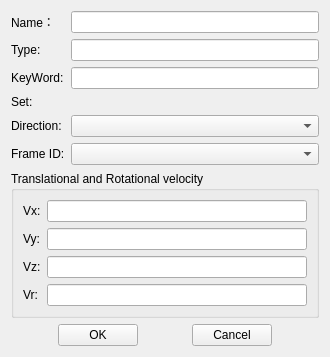
<?xml version="1.0" encoding="UTF-8"?>
<ui version="4.0">
 <class>GUIInitialFieldAXISDialog</class>
 <widget class="QWidget" name="GUIInitialFieldAXISDialog">
  <property name="geometry">
   <rect>
    <x>0</x>
    <y>0</y>
    <width>330</width>
    <height>335</height>
   </rect>
  </property>
  <property name="windowTitle">
   <string>Initial Field Axis</string>
  </property>
  <layout class="QGridLayout" name="gridLayout_2">
   <item row="0" column="1">
    <widget class="QLineEdit" name="lineEdit_Name">
     <property name="minimumSize">
      <size>
       <width>120</width>
       <height>0</height>
      </size>
     </property>
    </widget>
   </item>
   <item row="3" column="1">
    <widget class="GUI::NodeGroupWidget" name="widgetSet" native="true"/>
   </item>
   <item row="4" column="1">
    <widget class="QComboBox" name="comboBox_Dir"/>
   </item>
   <item row="0" column="0">
    <widget class="QLabel" name="labelName">
     <property name="text">
      <string>Name：</string>
     </property>
    </widget>
   </item>
   <item row="4" column="0">
    <widget class="QLabel" name="label">
     <property name="text">
      <string>Direction:</string>
     </property>
    </widget>
   </item>
   <item row="7" column="0" colspan="2">
    <widget class="QGroupBox" name="groupBox">
     <property name="title">
      <string>Translational and Rotational velocity</string>
     </property>
     <layout class="QGridLayout" name="gridLayout">
      <item row="0" column="0">
       <widget class="QLabel" name="label_10">
        <property name="text">
         <string>Vx:</string>
        </property>
       </widget>
      </item>
      <item row="0" column="1">
       <widget class="QLineEdit" name="lineEditVX"/>
      </item>
      <item row="1" column="0">
       <widget class="QLabel" name="label_11">
        <property name="text">
         <string>Vy:</string>
        </property>
       </widget>
      </item>
      <item row="1" column="1">
       <widget class="QLineEdit" name="lineEditVY"/>
      </item>
      <item row="2" column="0">
       <widget class="QLabel" name="label_12">
        <property name="text">
         <string>Vz:</string>
        </property>
       </widget>
      </item>
      <item row="2" column="1">
       <widget class="QLineEdit" name="lineEditVZ"/>
      </item>
      <item row="3" column="1">
       <widget class="QLineEdit" name="lineEdit_Vr"/>
      </item>
      <item row="3" column="0">
       <widget class="QLabel" name="label_3">
        <property name="text">
         <string>Vr:</string>
        </property>
       </widget>
      </item>
     </layout>
    </widget>
   </item>
   <item row="2" column="0">
    <widget class="QLabel" name="labelKeyWord">
     <property name="text">
      <string>KeyWord:</string>
     </property>
    </widget>
   </item>
   <item row="1" column="0">
    <widget class="QLabel" name="labelType">
     <property name="text">
      <string>Type:</string>
     </property>
    </widget>
   </item>
   <item row="8" column="0" colspan="2">
    <layout class="QHBoxLayout" name="horizontalLayout_2">
     <item>
      <spacer name="horizontalSpacer">
       <property name="orientation">
        <enum>Qt::Horizontal</enum>
       </property>
       <property name="sizeHint" stdset="0">
        <size>
         <width>40</width>
         <height>20</height>
        </size>
       </property>
      </spacer>
     </item>
     <item>
      <widget class="QPushButton" name="pushButton_OK">
       <property name="text">
        <string>OK</string>
       </property>
      </widget>
     </item>
     <item>
      <spacer name="horizontalSpacer_3">
       <property name="orientation">
        <enum>Qt::Horizontal</enum>
       </property>
       <property name="sizeHint" stdset="0">
        <size>
         <width>40</width>
         <height>20</height>
        </size>
       </property>
      </spacer>
     </item>
     <item>
      <widget class="QPushButton" name="pushButton_Cancel">
       <property name="text">
        <string>Cancel</string>
       </property>
      </widget>
     </item>
     <item>
      <spacer name="horizontalSpacer_2">
       <property name="orientation">
        <enum>Qt::Horizontal</enum>
       </property>
       <property name="sizeHint" stdset="0">
        <size>
         <width>40</width>
         <height>20</height>
        </size>
       </property>
      </spacer>
     </item>
    </layout>
   </item>
   <item row="2" column="1">
    <widget class="QLineEdit" name="lineEdit_KeyWord">
     <property name="text">
      <string/>
     </property>
     <property name="readOnly">
      <bool>true</bool>
     </property>
    </widget>
   </item>
   <item row="3" column="0">
    <widget class="QLabel" name="labelSet">
     <property name="text">
      <string>Set:</string>
     </property>
    </widget>
   </item>
   <item row="5" column="0">
    <widget class="QLabel" name="label_2">
     <property name="text">
      <string>Frame ID:</string>
     </property>
    </widget>
   </item>
   <item row="5" column="1">
    <widget class="QComboBox" name="comboBox_FrameID"/>
   </item>
   <item row="1" column="1">
    <widget class="QLineEdit" name="lineEdit_Type">
     <property name="text">
      <string/>
     </property>
     <property name="readOnly">
      <bool>true</bool>
     </property>
    </widget>
   </item>
  </layout>
 </widget>
 <customwidgets>
  <customwidget>
   <class>GUI::NodeGroupWidget</class>
   <extends>QWidget</extends>
   <header>GUIDialog/GUIAnalysisDialog/NodeGroupWidget.h</header>
   <container>1</container>
  </customwidget>
 </customwidgets>
 <resources/>
 <connections/>
</ui>
